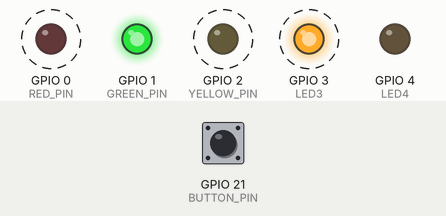
The sketch below on a simulated ESP32-C3. On the bench: output pins drawn as LEDs (lit = HIGH). Dashed ring = blinking. The inputs (shaded band) are chosen by the test bench; at power-on: GPIO 21 (BUTTON_PIN) HIGH. Nothing arrives over Bluetooth unless stated; a phone connects over Bluetooth LE 3 s after start; what the sketch prints to the serial monitor is not drawn.

Above: at 1.2 s.
1.3 s: GPIO 21 (BUTTON_PIN) pulled LOW for 0.15 s
At 4.4 s:
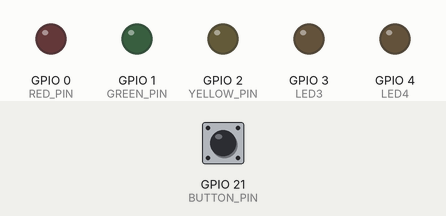
7.4 s: GPIO 21 (BUTTON_PIN) pulled LOW for 3.2 s
At 8.8 s:
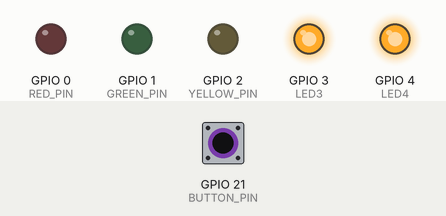
Timing chart, 0 to 12.1 s (numbered marks = the images above; inputs shaded):
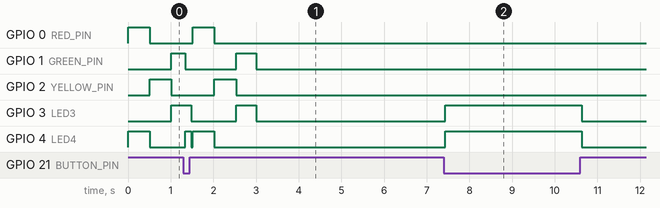

Measured:
- after the input at 7.4 s, GPIO 3 (LED3), GPIO 4 (LED4): LOW → HIGH at once, → LOW 3.2 s later

The sketch:

esp32c3-traffic-light.ino
```cpp
#include <Arduino.h>
#include <BLEDevice.h>
#include <BLEServer.h>
#include <BLEUtils.h>
#include <atomic>
#include <esp_log.h>
#include <freertos/FreeRTOS.h>
#include <freertos/task.h>

// ---------- ESP32-C3 引脚 ----------
constexpr uint8_t RED_PIN    = 0;
constexpr uint8_t YELLOW_PIN = 2;
constexpr uint8_t GREEN_PIN  = 1;
#define LED3 3       // 主绿灯时点亮的红灯（对向红灯）
#define LED4 4       // 主红灯时点亮的绿灯（对向绿灯）
#define BUTTON_PIN 21 // 按住时暂停 BLE 灯态并点亮 LED3、LED4
constexpr bool ACTIVE_HIGH = true;       // 共阳极改为 false
constexpr uint32_t COMMAND_TIMEOUT_MS = 8000;

// 周期是一次完整的“亮 + 灭”，实际每半个周期切换一次输出。
constexpr uint32_t RED_BLINK_PERIOD_MS = 200;
constexpr uint32_t GREEN_BLINK_PERIOD_MS = 500;
constexpr uint32_t YELLOW_BLINK_PERIOD_MS = 1000;
constexpr uint32_t IDLE_CYCLE_STEP_MS = 500;
constexpr uint32_t BUTTON_DEBOUNCE_MS = 30;
constexpr int BLINK_COUNTDOWN_SECONDS = 3;

constexpr char DEVICE_NAME[] = "AMAP-TRAFFIC-LIGHT";
constexpr char SERVICE_UUID[] = "7d9b0001-9f30-4b51-9d4f-7a1b3e1a0001";
constexpr char COMMAND_UUID[] = "7d9b0002-9f30-4b51-9d4f-7a1b3e1a0001";

BLEServer* bleServer = nullptr;
std::atomic<bool> clientConnected{false};
std::atomic<bool> advertisingRestartPending{false};
std::atomic<bool> buttonOverride{false};
uint32_t lastCommandAt = 0;
uint32_t lastSequence = 0;
char currentColor = 'O';
int currentCountdown = 0;
bool blinkVisible = true;
uint32_t lastBlinkAt = 0;
uint8_t idleStep = 0;
bool idleCycleStarted = false;
uint32_t lastIdleStepAt = 0;
bool lastButtonReading = HIGH;
bool stableButtonState = HIGH;
uint32_t lastButtonChangeAt = 0;

void writeLed(uint8_t pin, bool on) {
  digitalWrite(pin, on == ACTIVE_HIGH ? HIGH : LOW);
}

void showLight(char color, bool visible) {
  writeLed(RED_PIN, false);
  writeLed(YELLOW_PIN, false);
  writeLed(GREEN_PIN, false);
  writeLed(LED3, false);
  writeLed(LED4, false);

  switch (color) {
    case 'R':
      // 主红灯闪烁时，对向绿灯仍保持常亮。
      writeLed(LED4, true);
      if (visible) writeLed(RED_PIN, true);
      break;
    case 'Y':
      if (visible) writeLed(YELLOW_PIN, true);
      break;
    case 'G':
      // 主绿灯闪烁时，对向红灯仍保持常亮。
      writeLed(LED3, true);
      if (visible) writeLed(GREEN_PIN, true);
      break;
    default: break;
  }
}

void showButtonOverride() {
  writeLed(RED_PIN, false);
  writeLed(YELLOW_PIN, false);
  writeLed(GREEN_PIN, false);
  writeLed(LED3, true);
  writeLed(LED4, true);
}

void setSignal(char color, int countdown) {
  if (color != 'R' && color != 'Y' && color != 'G') color = 'O';
  currentColor = color;
  currentCountdown = countdown < 0 ? 0 : countdown;
  blinkVisible = true;
  lastBlinkAt = millis();
  if (!buttonOverride.load()) showLight(currentColor, true);
}

void updateButtonOverride() {
  const bool reading = digitalRead(BUTTON_PIN);
  const uint32_t now = millis();

  if (reading != lastButtonReading) {
    lastButtonReading = reading;
    lastButtonChangeAt = now;
  }

  if (reading == stableButtonState || now - lastButtonChangeAt < BUTTON_DEBOUNCE_MS) return;
  stableButtonState = reading;

  if (stableButtonState == LOW) {
    buttonOverride.store(true);
    showButtonOverride();
    return;
  }

  buttonOverride.store(false);
  blinkVisible = true;
  lastBlinkAt = now;
  lastCommandAt = now;
  showLight(currentColor, true);
}

uint32_t blinkPeriodForCurrentSignal() {
  if (currentColor == 'Y') return YELLOW_BLINK_PERIOD_MS;

  const bool isFinish = currentCountdown < BLINK_COUNTDOWN_SECONDS;
  if (currentColor == 'R' && isFinish) return RED_BLINK_PERIOD_MS;
  if (currentColor == 'G' && isFinish) return GREEN_BLINK_PERIOD_MS;
  return 0;
}

void updateBlink() {
  const uint32_t period = blinkPeriodForCurrentSignal();
  if (period == 0 || currentColor == 'O') {
    if (!blinkVisible) {
      blinkVisible = true;
      showLight(currentColor, true);
    }
    return;
  }

  const uint32_t now = millis();
  if (now - lastBlinkAt >= period / 2) {
    lastBlinkAt = now;
    blinkVisible = !blinkVisible;
    showLight(currentColor, blinkVisible);
  }
}

void updateDisconnectedCycle() {
  if (clientConnected.load()) return;

  const uint32_t now = millis();
  if (idleCycleStarted && now - lastIdleStepAt < IDLE_CYCLE_STEP_MS) return;
  if (clientConnected.load()) return;

  static constexpr char IDLE_COLORS[] = {'R', 'Y', 'G'};
  showLight(IDLE_COLORS[idleStep], true);
  if (clientConnected.load()) {
    showLight('O', false);
    idleCycleStarted = false;
    return;
  }
  idleStep = (idleStep + 1) % 3;
  idleCycleStarted = true;
  lastIdleStepAt = now;
}

bool parseAndApply(const char* command) {
  // 按钮按住时进入本地显示模式，忽略 BLE 指令且不打印错误。
  if (buttonOverride.load()) return true;

  char prefix[4] = {};
  unsigned long sequence = 0;
  char color = '\0';
  int countdown = 0;
  int fields = sscanf(command, "%3[^,],%lu,%c,%d",
                      prefix, &sequence, &color, &countdown);

  if (fields != 4 || strcmp(prefix, "TL1") != 0) {
    Serial.printf("Invalid command: %s\n", command);
    return false;
  }
  if (color != 'R' && color != 'Y' && color != 'G' && color != 'O') {
    Serial.printf("Invalid color: %c\n", color);
    return false;
  }
  if (lastSequence != 0 && sequence <= lastSequence) {
    Serial.printf("Stale sequence: %lu <= %lu\n", sequence, lastSequence);
    return false;
  }

  lastSequence = static_cast<uint32_t>(sequence);
  lastCommandAt = millis();
  setSignal(color, countdown);
  return true;
}

class ServerCallbacks final : public BLEServerCallbacks {
  void onConnect(BLEServer*) override {
    clientConnected.store(true);
    lastSequence = 0;
    lastCommandAt = millis();
    idleCycleStarted = false;
    setSignal('O', 0);
    Serial.println("BLE client connected");
  }

  void onDisconnect(BLEServer* server) override {
    clientConnected.store(false);
    advertisingRestartPending.store(true);
    idleStep = 0;
    idleCycleStarted = false;
    setSignal('O', 0);
    Serial.println("BLE client disconnected");
  }
};

class CommandCallbacks final : public BLECharacteristicCallbacks {
  void onWrite(BLECharacteristic* characteristic) override {
    String val = characteristic->getValue();
    if (val.length() == 0) return;

    // 独立任务解析，避免阻塞 BLE 回调。
    xTaskCreate([](void* arg) {
      String cmd = *(String*)arg;
      delete (String*)arg;
      cmd.trim();
      parseAndApply(cmd.c_str());
      vTaskDelete(nullptr);
    }, "cmdParse", 2048, new String(val), 1, nullptr);
  }
};

void setup() {
  Serial.begin(115200);
  esp_log_level_set("*", ESP_LOG_ERROR);

  pinMode(RED_PIN, OUTPUT);
  pinMode(YELLOW_PIN, OUTPUT);
  pinMode(GREEN_PIN, OUTPUT);
  pinMode(LED3, OUTPUT);
  pinMode(LED4, OUTPUT);
  pinMode(BUTTON_PIN, INPUT_PULLUP); // 按下接 GND，松开由内部上拉恢复 HIGH
  setSignal('O', 0);

  BLEDevice::init(DEVICE_NAME);
  bleServer = BLEDevice::createServer();
  bleServer->setCallbacks(new ServerCallbacks());

  BLEService* service = bleServer->createService(SERVICE_UUID);
  BLECharacteristic* cmdChar = service->createCharacteristic(
      COMMAND_UUID,
      BLECharacteristic::PROPERTY_WRITE | BLECharacteristic::PROPERTY_WRITE_NR
  );
  cmdChar->setCallbacks(new CommandCallbacks());
  service->start();

  BLEAdvertising* adv = BLEDevice::getAdvertising();
  adv->addServiceUUID(SERVICE_UUID);
  adv->setScanResponse(true);
  adv->setMinPreferred(0x06);
  adv->setMaxPreferred(0x12);
  adv->start();

  Serial.printf("BLE广播开启 设备名：%s\n", DEVICE_NAME);
  Serial.println("引脚：主红=0 主绿=1 主黄=2 对向红LED3=3 对向绿LED4=4 按钮=21");
}

void loop() {
  updateButtonOverride();
  if (buttonOverride.load()) {
    delay(10);
    return;
  }

  if (advertisingRestartPending.load()) {
    advertisingRestartPending.store(false);
    xTaskCreate([](void*) {
      vTaskDelay(pdMS_TO_TICKS(500));
      bleServer->startAdvertising();
      vTaskDelete(nullptr);
    }, "restartAdv", 1024, nullptr, 1, nullptr);
  }

  if (clientConnected.load() && currentColor != 'O') {
    if (millis() - lastCommandAt > COMMAND_TIMEOUT_MS) {
      Serial.println("指令超时，全部关灯");
      setSignal('O', 0);
    }
  }

  if (clientConnected.load()) updateBlink();
  else updateDisconnectedCycle();

  delay(10);
}
```
